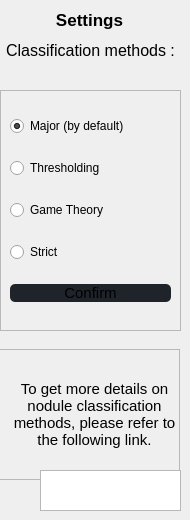
            <widget class="QWidget" name="page">
             <widget class="QLabel" name="label_2">
              <property name="geometry">
               <rect>
                <x>-1</x>
                <y>9</y>
                <width>181</width>
                <height>21</height>
               </rect>
              </property>
              <property name="font">
               <font>
                <pointsize>13</pointsize>
                <weight>75</weight>
                <bold>true</bold>
               </font>
              </property>
              <property name="text">
               <string>Settings</string>
              </property>
              <property name="alignment">
               <set>Qt::AlignCenter</set>
              </property>
             </widget>
             <widget class="QFrame" name="frame_20">
              <property name="geometry">
               <rect>
                <x>0</x>
                <y>90</y>
                <width>181</width>
                <height>241</height>
               </rect>
              </property>
              <property name="frameShape">
               <enum>QFrame::StyledPanel</enum>
              </property>
              <property name="frameShadow">
               <enum>QFrame::Raised</enum>
              </property>
              <layout class="QVBoxLayout" name="verticalLayout_7">
               <item>
                <widget class="QRadioButton" name="radioMajor">
                 <property name="font">
                  <font>
                   <pointsize>9</pointsize>
                  </font>
                 </property>
                 <property name="text">
                  <string>Major (by default)</string>
                 </property>
                 <property name="checked">
                  <bool>true</bool>
                 </property>
                </widget>
               </item>
               <item>
                <widget class="QRadioButton" name="radioThresholding">
                 <property name="font">
                  <font>
                   <pointsize>9</pointsize>
                  </font>
                 </property>
                 <property name="text">
                  <string>Thresholding</string>
                 </property>
                </widget>
               </item>
               <item>
                <widget class="QRadioButton" name="radioGameTheory">
                 <property name="font">
                  <font>
                   <pointsize>9</pointsize>
                  </font>
                 </property>
                 <property name="text">
                  <string>Game Theory</string>
                 </property>
                </widget>
               </item>
               <item>
                <widget class="QRadioButton" name="radioStrict">
                 <property name="font">
                  <font>
                   <pointsize>9</pointsize>
                  </font>
                 </property>
                 <property name="text">
                  <string>Strict</string>
                 </property>
                </widget>
               </item>
               <item>
                <widget class="QPushButton" name="classificationMethodeBtn">
                 <property name="minimumSize">
                  <size>
                   <width>0</width>
                   <height>0</height>
                  </size>
                 </property>
                 <property name="font">
                  <font>
                   <pointsize>11</pointsize>
                  </font>
                 </property>
                 <property name="styleSheet">
                  <string notr="true">background-color: rgb(31, 35, 42);
border-radius : 5px;</string>
                 </property>
                 <property name="text">
                  <string>Confirm</string>
                 </property>
                </widget>
               </item>
              </layout>
             </widget>
             <widget class="QLabel" name="label_39">
              <property name="geometry">
               <rect>
                <x>0</x>
                <y>40</y>
                <width>181</width>
                <height>21</height>
               </rect>
              </property>
              <property name="font">
               <font>
                <pointsize>12</pointsize>
                <weight>50</weight>
                <bold>false</bold>
               </font>
              </property>
              <property name="text">
               <string>Classification methods :</string>
              </property>
              <property name="alignment">
               <set>Qt::AlignCenter</set>
              </property>
             </widget>
             <widget class="QFrame" name="frame_21">
              <property name="geometry">
               <rect>
                <x>-1</x>
                <y>349</y>
                <width>181</width>
                <height>131</height>
               </rect>
              </property>
              <property name="font">
               <font>
                <pointsize>10</pointsize>
               </font>
              </property>
              <property name="frameShape">
               <enum>QFrame::StyledPanel</enum>
              </property>
              <property name="frameShadow">
               <enum>QFrame::Raised</enum>
              </property>
              <widget class="QLabel" name="label_40">
               <property name="geometry">
                <rect>
                 <x>10</x>
                 <y>10</y>
                 <width>171</width>
                 <height>111</height>
                </rect>
               </property>
               <property name="font">
                <font>
                 <pointsize>11</pointsize>
                </font>
               </property>
               <property name="text">
                <string>To get more details on nodule classification methods, please refer to the following link.</string>
               </property>
               <property name="scaledContents">
                <bool>false</bool>
               </property>
               <property name="alignment">
                <set>Qt::AlignCenter</set>
               </property>
               <property name="wordWrap">
                <bool>true</bool>
               </property>
              </widget>
              <widget class="QLabel" name="label_42">
               <property name="geometry">
                <rect>
                 <x>20</x>
                 <y>110</y>
                 <width>171</width>
                 <height>111</height>
                </rect>
               </property>
               <property name="font">
                <font>
                 <pointsize>11</pointsize>
                </font>
               </property>
               <property name="text">
                <string>To get more details on nodule classification methods, please refer to the following link.</string>
               </property>
               <property name="scaledContents">
                <bool>false</bool>
               </property>
               <property name="alignment">
                <set>Qt::AlignCenter</set>
               </property>
               <property name="wordWrap">
                <bool>true</bool>
               </property>
              </widget>
             </widget>
             <widget class="QTextBrowser" name="textBrowserGuide">
              <property name="geometry">
               <rect>
                <x>40</x>
                <y>470</y>
                <width>141</width>
                <height>41</height>
               </rect>
              </property>
              <property name="font">
               <font>
                <pointsize>12</pointsize>
                <weight>75</weight>
                <bold>true</bold>
                <underline>true</underline>
               </font>
              </property>
             </widget>
            </widget>
